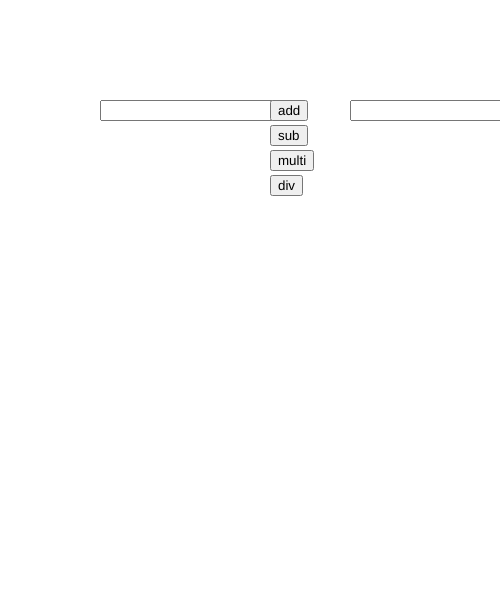
Frame 1 (no input)
Frame 60 (no input): identical to frame 1, image omitted
Frame 120 (the mouse pressed at the canvas centre since frame 60): identical to frame 1, image omitted

The p5.js sketch that drew this single still picture (run headless with seeded random() and noise() and a simulated clock; from frame 60 on, the mouse is pressed at the canvas centre):

// p5.js sketch
// ── sketch.js
//variables
var n1,n2
var num1,num2;
var pluss
var subb
var multi
var div
//funtion setup
function setup(){
createCanvas(500,600);
//var num1
num1 = createInput();
num1.position(100,100)
//var num2
num2 = createInput();
num2.position(350,100)
//pluss
pluss = createButton("add");
pluss.position(270,100);
pluss.mousePressed(add);
//subbbbb
subb = createButton("sub");
subb.position(270,125);
subb.mousePressed(sub);
//multi
multi = createButton("multi");
multi.position(270,150);
multi.mousePressed(multii);
//div
div = createButton("div");
div.position(270,175);
div.mousePressed(divv);

}
function draw(){
//background("green");
n1 = parseInt(num1.value());
n2 = parseInt(num2.value());
}
function add(){
console.log(n1+n2);
}
function sub(){
  console.log(n1-n2);
  }
  function multii(){
    console.log(n1*n2);
    }
    function divv(){
      console.log(n1/n2);
      }
